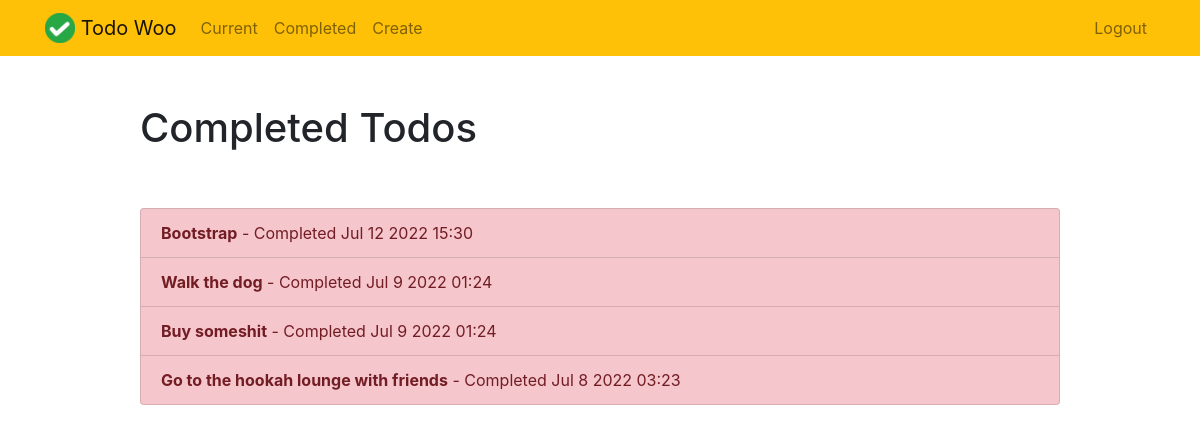
The app's page /completed/ (signed in), older data.
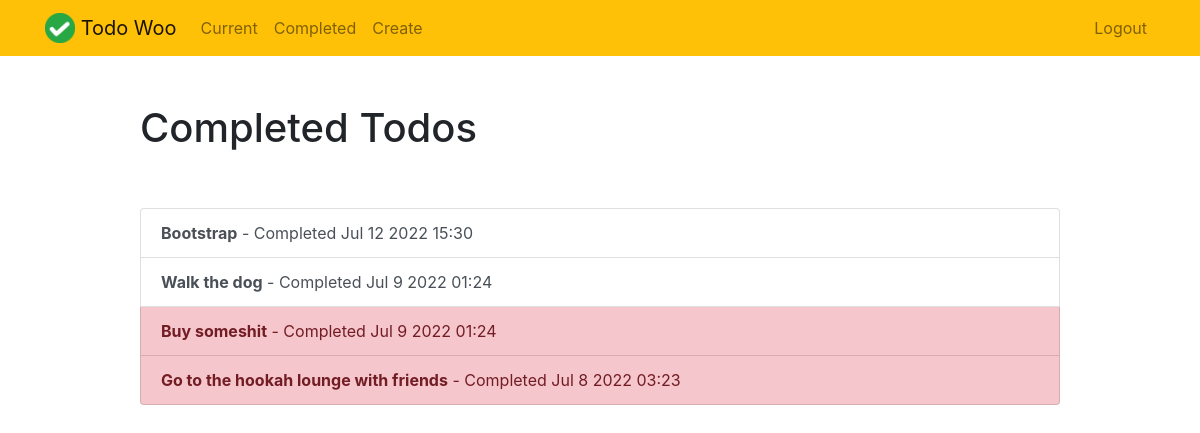
The same page, newer data.
### todoapp/models.py (models this page shows, shortened)
class Todo(models.Model):
    title = models.CharField(max_length=100)
    memo = models.TextField(blank=True)
    created = models.DateTimeField(auto_now_add=True)
    datecompleted = models.DateTimeField(null=True, blank=True)
    important = models.BooleanField(default=False)
    user = models.ForeignKey(User, on_delete=models.CASCADE)

### todoapp/views.py (the view)
# urls.py: path('completed/', views.completedtodos, name='completedtodos'),
@login_required
def completedtodos(request):
    todos = Todo.objects.filter(user=request.user, datecompleted__isnull=False).order_by('-datecompleted')
    return render(request, 'todoapp/completedtodos.html', {'todos': todos})

### todoapp/templates/todoapp/completedtodos.html
{% extends "todoapp/base.html" %}
{% block content %}
    <div class="row justify-content-center mt-5">
        <div class="col-md-10">
            <h1>Completed Todos</h1>
        </div>
    </div>
    <div class="row justify-content-center mt-5">
        <div class="col-md-10">
            <div class="list-group">
                {% for todo in todos %}
                    <a href="{% url 'viewtodo' todo.id %}" class="list-group-item list-group-item-action{% if todo.important %} list-group-item-danger{% endif %}"><b>{{ todo.title }}</b> - Completed {{ todo.datecompleted|date:'M j Y H:i' }}</a>
                {% endfor %}
            </div>
        </div>
    </div>
{% endblock %}

### todoapp/templates/todoapp/base.html (shortened to what this page needs)
{% load static %}
<!doctype html>
<html lang="en">
<head>
    <link rel="stylesheet" href="https://stackpath.bootstrapcdn.com/bootstrap/4.4.1/css/bootstrap.min.css">
</head>
<body>
<nav class="navbar navbar-expand-md navbar-light bg-warning">
<div class="container">
    <a class="navbar-brand" href="{% url 'home' %}">
         <img src="{% static 'todo/logo.png' %}" width="30" height="30" class="d-inline-block align-top">
        <span>Todo Woo</span>
    </a>
    <div class="collapse navbar-collapse" id="navbarNav">
    {% if user.is_authenticated %}
        <ul class="navbar-nav mr-auto">
                <li class="nav-item {{ current }}">
                    <a class="nav-link" href="{% url 'currenttodos' %}">Current</a>
                </li>
                <li class="nav-item {{ completed }}">
                    <a class="nav-link" href="{% url 'completedtodos' %}">Completed</a>
                </li>
                <li class="nav-item {{ create }}">
                    <a class="nav-link" href="{% url 'createtodo' %}">Create</a>
                </li>
        </ul>
    {% endif %}
    <ul class="navbar-nav ml-auto">
            {% if user.is_authenticated %}
                <li class="nav-item">
                    <a href="#" onclick="$('#signOutBtn').click()" class="nav-link">Logout</a>
                </li>
            {% endif %}
        </ul>
    </div>
</div>
</nav>
<div class="container">
{% block content %}{% endblock %}
</div>
</body>
</html>

Row changes from the older to the newer data that the page shows:
changed Todo "Bootstrap": important True → False (drawn)
changed Todo "Walk the dog": important True → False (drawn)
